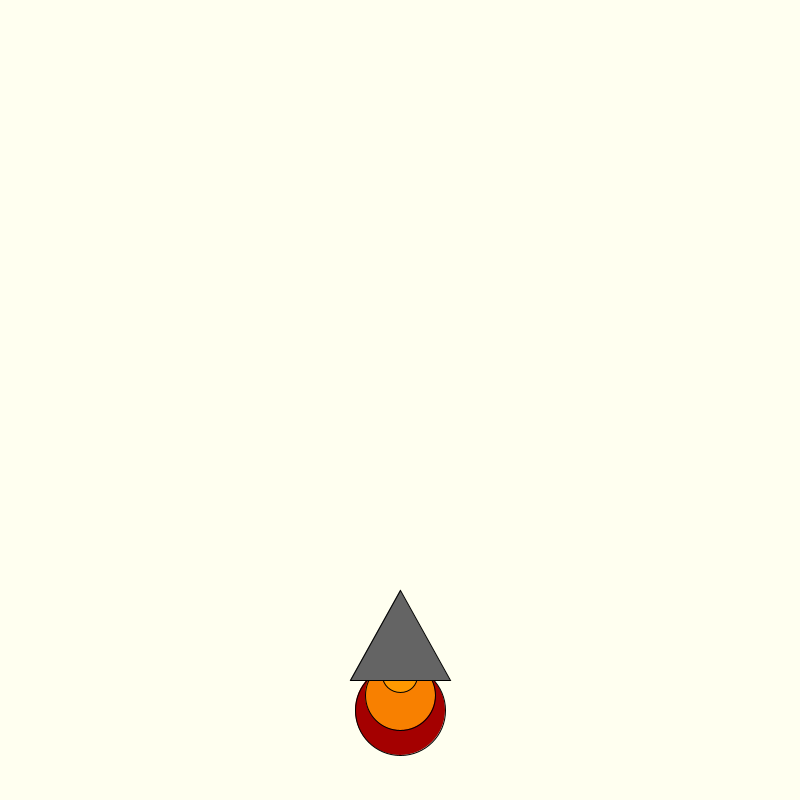
Frame 1 (no input)
Frame 60 (the mouse pressed at the canvas centre just before this capture): blank canvas, image omitted
Frame 120 (the mouse held since frame 60 and released just before this capture): blank canvas, image omitted

The Processing sketch that drew this single still picture (run headless with seeded random() and noise(); from frame 60 on, the mouse is pressed at the canvas centre):

// Processing sketch: Rocket_Ship
// ── Rocket_Ship.pde
int x = 400; 
int y = 600; 

void setup() {

    background(0, 0, 40); size(800, 800);

}

void draw() {
    background(255,255,240);
    y+=-20;
    fill(random(255), 0, 0);
    ellipse(x, y + 130, 90, 90);
    fill(248, 128, 0);
    ellipse(x, y + 115, 70, 70);
    fill(255, 153, 0);
    ellipse(x, y + 95, 35, 35);
    fill(100, 100, 100);
    triangle(x, y + 10, x + 50, y + 100, x - 50, y + 100);

}
